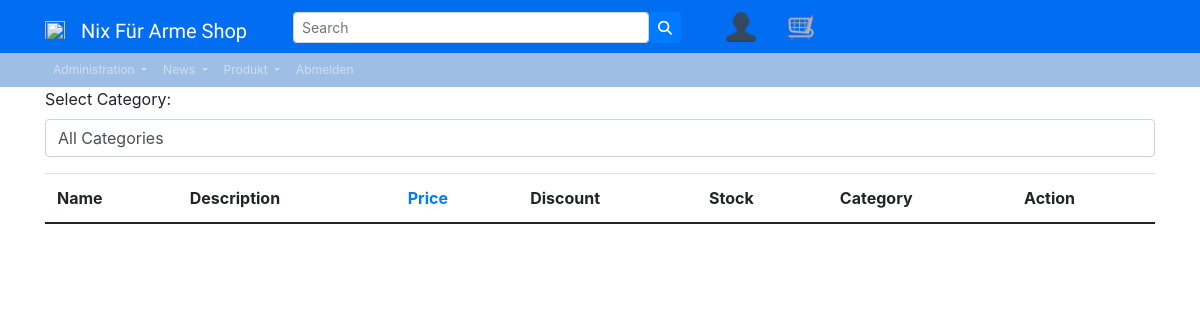
/inc/pgs/product_adminpage.php?seller_id=2 (signed in), run on an earlier commit of the app's database.
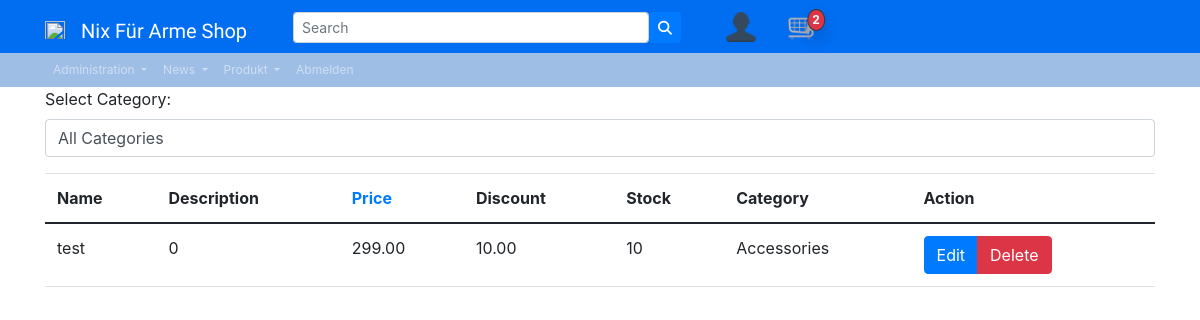
And on a later commit of the database.
### tables this page shows
CREATE TABLE `products` (
  `id` int(11) NOT NULL,
  `seller_id` int(11) NOT NULL,
  `category_id` int(11) NOT NULL,
  `name` varchar(50) NOT NULL,
  `description` text DEFAULT NULL,
  `price` decimal(10,2) NOT NULL,
  `Discount` decimal(10,2) DEFAULT NULL,
  `Stock` int(11) DEFAULT NULL
);

CREATE TABLE `categories` (
  `id` int(11) NOT NULL,
  `name` varchar(50) NOT NULL
);

### config/check_shoppingcart_amount.php (called while the page is built, shortened)
<?php
require_once('dbaccess.php');
$db_obj = new mysqli($host, $user, $password, $database);
$currentShoppingcartAmount = mysqli_query($db_obj, "SELECT * FROM shoppingcart");
$currentShoppingcartAmount = mysqli_num_rows($currentShoppingcartAmount);

### inc/pgs/product_adminpage.php (the view, shortened to what the changed rows need)
<!DOCTYPE html>
<html lang="en">
<head>
<?php
include '../includes/head.php';
require_once('../../config/dbaccess.php');
?>
<link rel="stylesheet" href="https://stackpath.bootstrapcdn.com/bootstrap/4.5.2/css/bootstrap.min.css">
</head>
<body class="d-flex flex-column min-vh-100">
  <div class="container">
    <?php
    $db_obj = new mysqli($host, $user, $password, $database);
    $sql = 'SELECT * FROM sellers';
    $stmt = $db_obj->prepare($sql);
    $stmt->execute();
    $result = $stmt->get_result();
    $sellers = $result->fetch_all(MYSQLI_ASSOC);
    $sql = 'SELECT * FROM categories';
    $stmt = $db_obj->prepare($sql);
    $stmt->execute();
    $result = $stmt->get_result();
    $categories = $result->fetch_all(MYSQLI_ASSOC);
    $selectedCategoryId = null;
    if (isset($_GET['seller_id'])) {
      $sql = 'SELECT * FROM products WHERE seller_id = ?';
      $stmt = $db_obj->prepare($sql);
      if ($selectedCategoryId) {
        $stmt->bind_param('ii', $_GET['seller_id'], $selectedCategoryId);
      } else {
        $stmt->bind_param('i', $_GET['seller_id']);
      }
      $stmt->execute();
      $result = $stmt->get_result();
      $products = $result->fetch_all(MYSQLI_ASSOC);
       echo '<table class="table">';
       echo '<thead><tr><th>Name</th><th>Description</th><th><a href="#" class="sortable" onclick="sortTable(2)">Price</a></th><th>Discount</th><th>Stock</th><th>Category</th><th>Action</th></tr></thead>';
       echo '<tbody>';
       foreach ($products as $product) {
           echo '<tr>';
           echo '<td>' . $product['name'] . '</td>';
           echo '<td>' . $product['description'] . '</td>';
           echo '<td>' . $product['price'] . '</td>';
           echo '<td>' . $product['Discount'] . '</td>';
           echo '<td>' . $product['Stock'] . '</td>';
           echo '<td>' . getCategoryName($product['category_id']) . '</td>';
           echo '<td><div class="btn-group" role="group" aria-label="Product Actions"><a href="#" onclick="editProduct(' . $product['id'] . ')" class="btn btn-primary">Edit</a><a href="#" onclick="deleteProduct(' . $product['id'] . ')" class="btn btn-danger">Delete</a></div></td>';
           echo '</tr>';
       }
       echo '</tbody>';
       echo '</table>';
    } else {
      echo '<ul class="list-group">';
      foreach ($sellers as $seller) {
        echo '<li class="list-group-item"><a href="?seller_id=' . $seller['id'] . '">' . $seller['name'] . '</a></li>';
      }
    }
    function getCategoryName($categoryId)
    {
      global $categories;
      foreach ($categories as $category) {
        if ($category['id'] == $categoryId) {
          return $category['name'];
        }
      }
      return 'N/A';
    }
    ?>
  </div>
</body>
</html>

### inc/includes/nav_logged_in.php (shortened to what the changed rows need)
<?php
include '../../config/check_if_admin.php';
include '../../config/check_shoppingcart_amount.php';
?>
<nav class="navbar sticky-top navbar-expand-sm navbar-dark  " id="nav-primary">
    <div class="container ">
        <div class="collapse navbar-collapse" id="navbarNav">
            <ul class="navbar-nav align-items-center ">
                <li class="nav-item">
                    <div class="container">
                        <div class=" d-inline-flex position-relative ">
                            <a href="shoppingcart.php">
                                <?php
                                if ($currentShoppingcartAmount != 0) {
                                    echo '
                                    <span
                                        class="  badge position-absolute mt-2 start-100 translate-middle shadow p-1 border border-dark bg-danger rounded-circle"
                                        id="shopping-cart-amount">';
                                    echo $currentShoppingcartAmount;
                                    echo '
                                    </span>
                                '                                ;
                                }
?>
                                <img class="" src=" ../../res/img/shopping-cart.png" alt="Avatar"
                                    style="width: 30px; height: 30px;">
                            </a>
                        </div>
                    </div>
                </li>
            </ul>
        </div>
</nav>

What changed in the data, as far as the page shows it:
added products: name "test", description "0", price "299.00", Discount "10.00", Stock "10", category.name "Accessories"
Also different on the page:
$currentShoppingcartAmount: (not shown) → "2"
